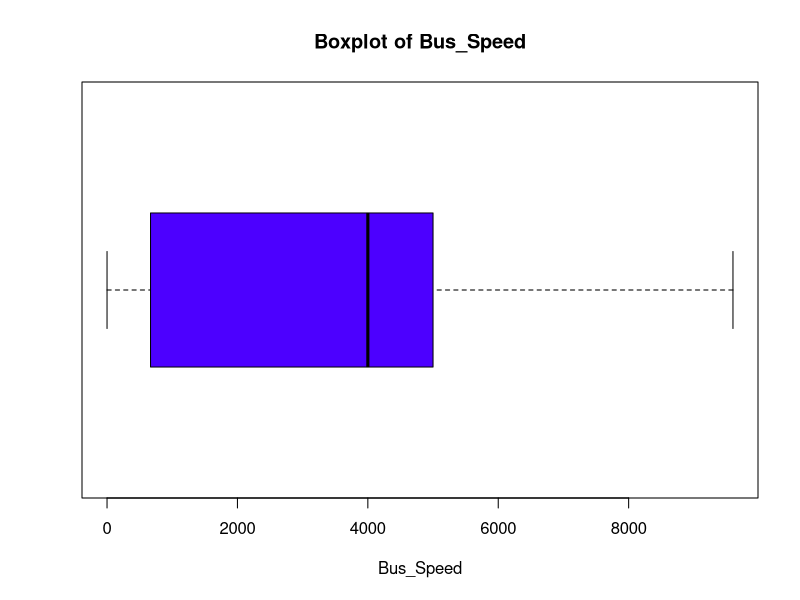
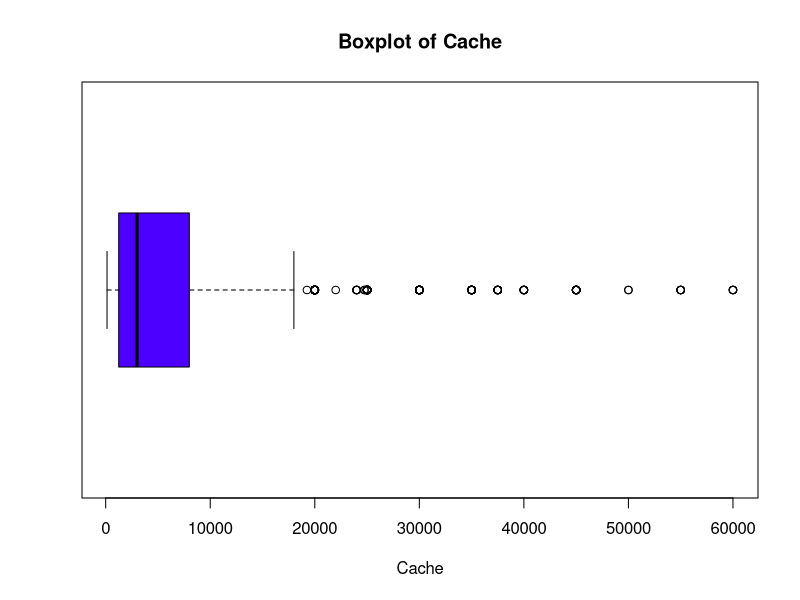
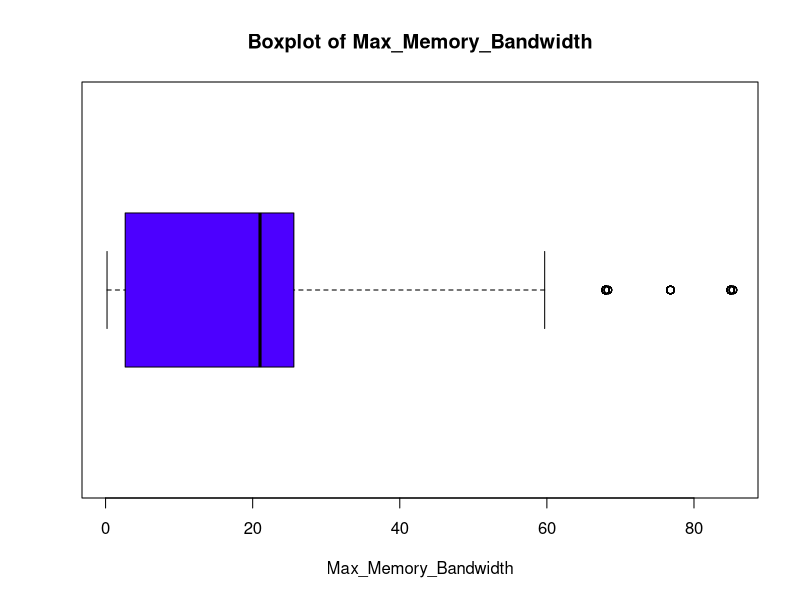
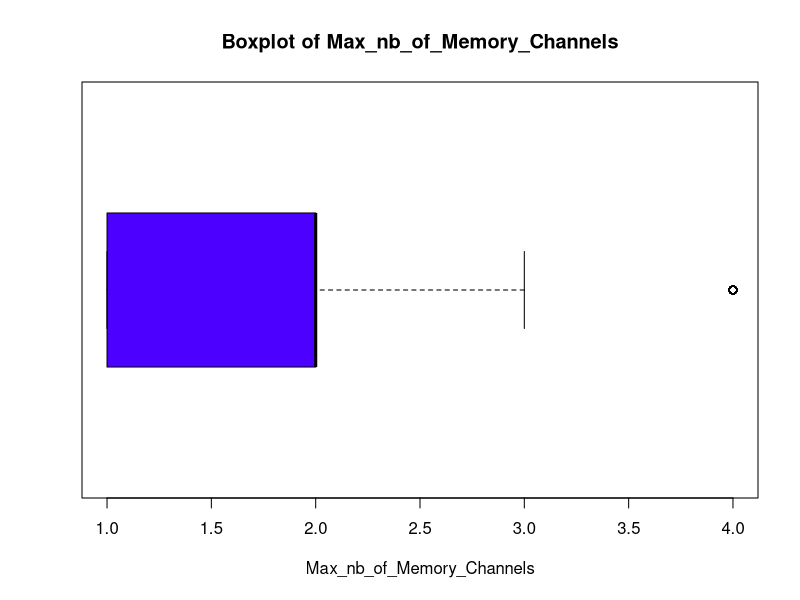
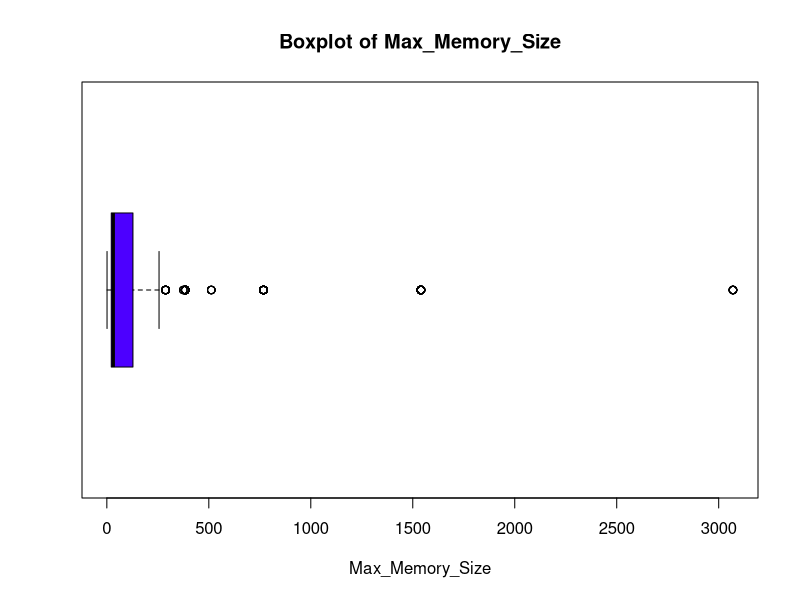
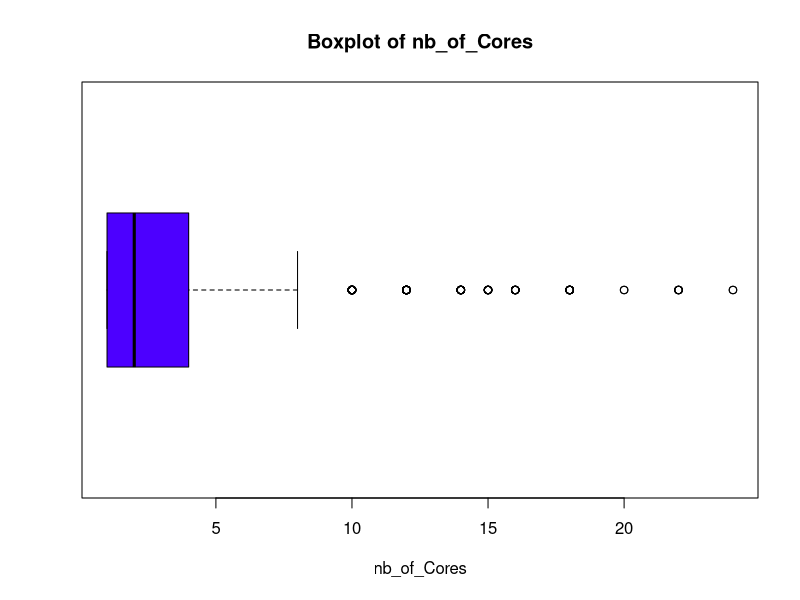
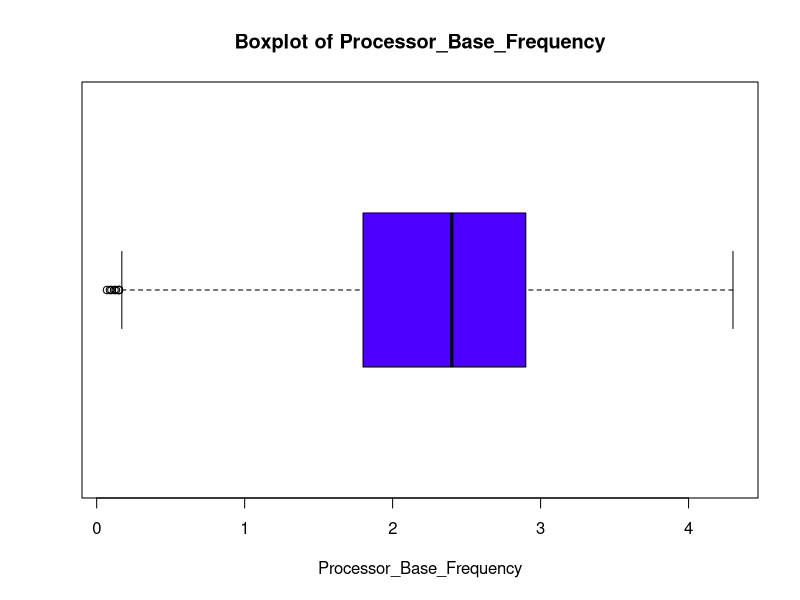
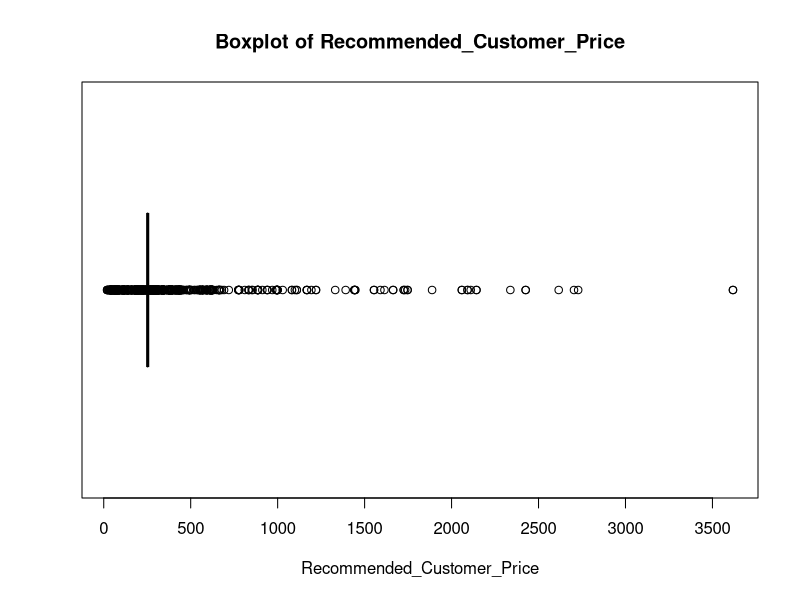

These figures' R source, in order: (Note: this script raises an error after producing the figures.)
# INSTALL PACKAGE
# install.packages("tidyr")
# install.packages("dplyr")
# install.packages("stringr")
# install.packages("statip")

# ---------------------------
# Includes
library(tidyr)
library(stringr)
library(dplyr)
library(statip)

# ---------------------------
# User Function
# ---------------------------
### CLEAN FUNCTIONS ###
# Brief: Remove "empty" rows from the table
# Arguments: data - table data; column_names - working column
# e.g: new_data <- CleanData_rm(new_data, Product_Collection)
CleanData_rm <- function(data, column_name) {
  data %>% filter( # Loc tat ca cac dong thoa man dieu kien
    # {{ vec }} acts as a placeholder
    # for any column name as arg
    !is.na({{ column_name }}) &
      {{ column_name }} != "N/A" &
      {{ column_name }} != ""
  )
}
# Brief: Fill the missing values by average values
# Arguments: data - table data; column_name - working column
# e.g: new_data <- CleanData_f_avr(new_data, Product_Collection)
CleanData_f_avr <- function(data, column_name) {
  data %>%
    mutate({{ column_name }} := ifelse(
      {{ column_name }} %in% c(NA, "N/A", ""),
      # na.rm: Skip the NA value in column_name
      {{ column_name }} %>%
        get_num() %>%
        mean(na.rm = TRUE),
      # else do nothing
      {{ column_name }}
    ))
}
# Brief: Fill the missing values by same Sample_Vector name
# Arguments: data - table data; column_names - working column;
#             sample_column_name - column to fill based on same value
# e.g: new_data <- CleanData_f_name(new_data, Cache, Product_Collection)
CleanData_f_name <- function(data, column_name, sample_column_name) {
  data %>%
    # groups the data frame by the sample column.
    group_by({{ sample_column_name }}) %>%
    mutate({{ column_name }} := ifelse(
      {{ column_name }} %in% c(NA, "N/A", ""),
      # Replace NA values with the first non-NA value from
      # the sample column.
      first({{ column_name }}[
        !is.na({{ column_name }}) &
          {{ column_name }} != "N/A" &
          {{ column_name }} != ""
      ]),
      # else just keep its value
      {{ column_name }}
    )) %>%
    ungroup()
}
# Brief: Fill the missing values by average of Sample_Vector name
# Arguments: data - table data; column_names - working column;
#             sample_column_name - column to fill based on same value
# e.g: new_data <- CleanData_f_name_avr(new_data, Cache, Product_Collection)
CleanData_f_name_avr <- function(data, column_name, sample_column_name) {
  data %>%
    # groups the data frame by the sample column.
    group_by({{ sample_column_name }}) %>%
    mutate({{ column_name }} := ifelse(
      {{ column_name }} %in% c(NA, "N/A", ""),
      # Replace NA values with the first non-NA value from
      # the sample column.
      {{ column_name }} %>%
        get_num() %>%
        mean(na.rm = TRUE),
      # else just keep its value
      {{ column_name }}
    )) %>%
    ungroup()
}
#-----------------
# Brief: Fill the missing values by the most repeated value
#         of Sample_Vector name
# Arguments: data - table data; column_names - working column;
#             sample_column_name - column to fill based on same value
# e.g: new_data <- CleanData_f_name_mod(new_data, Cache, Product_Collection)
CleanData_f_name_mod <- function(data, column_name, sample_column_name) {
  data %>%
    # groups the data frame by the sample column.
    group_by({{ sample_column_name }}) %>%
    mutate({{ column_name }} := ifelse(
      {{ column_name }} %in% c(NA, "N/A", ""),
      {{ column_name }} %>%
        get_num() %>%
        mfv1(na_rm = TRUE),
      {{ column_name }}
    )) %>%
    ungroup()
}
#-----------------
### OUTLIER ###
# Define: an outlier if it is 1.5 times the interquartile range greater than the
# third quartile (Q3) or 1.5 times the interquartile range less than the first
# quartile (Q1).
# Brief: Find the outlier of the data
# Arguments: data - data table
#             column_name - access data column name
# e.g: outlier_cache <- outlier_finder(new_data, Cache)
outlier_finder <- function(data, column_name) {
  # Convert into a string
  column_name <- deparse(substitute(column_name))
  # Calc quartile values
  q1 <- quantile(data[[column_name]], 0.25, na.rm = TRUE)
  q3 <- quantile(data[[column_name]], 0.75, na.rm = TRUE)
  iqr <- q3 - q1
  data %>%
    subset(
      data[[column_name]] < (q1 - 1.5 * iqr) |
        data[[column_name]] > (q3 + 1.5 * iqr)
    )
}
### CONVERT FUNCTIONS ###
# Brief: Convert data into number
# Arguments: x - data to convert
# e.g: new_data$col_to_convert <- sapply(new_data$col_to_convert, get_num)
get_num <- function(x) {
  x %>%
    str_extract("[\\d]*[.]?[\\d]+") %>% # Get the first number
    as.numeric(na.rm = TRUE) # covert into number
}
#-----------------
# Brief: Convert data into same unit (Mega)
# Arguments: x - data to convert
# e.g: new_data$col_to_convert <- sapply(new_data$col_to_convert, unit_to_M )
unit_to_M <- function(x) {
  # Check if the input is numeric (why do you use this function)
  if (is.numeric(x)) {
    return(x)
  }
  num <- get_num(x)
  # Determine the conversion factor based on the unit
  unit <- x %>%
    gsub("[0-9. ]", "", .) %>% # remove all number digits
    substr(1, 1) %>% # get the first letter
    toupper() # uppercase the unit
  fac <- switch(unit,
    K = 1 / 1000, # kHz to MHz
    M = 1, # MHz to MHz
    G = 1000, # GHz to MHz
    T = 1000000, # THz to MHz
    1 # Default: MHz
  )
  return(num * fac)
}
SizeMemory <- function(x) {
  if (is.numeric(x)) {
    return(x)
  } else if (grepl("K", x)) {
    y <- 0.000001
  } else if (grepl("M", x)) {
    y <- 0.001
  } else if (grepl("G", x)) {
    y <- 1
  } else if (grepl("T", x)) {
    y <- 1000
  } else {
    y <- 1
  }
  return(y * get_num(x))
}
CacheMapper <- function(x) {
  if (is.numeric(x)) {
    return(x)
  } else if (grepl("K", x)) {
    y <- 1
  } else if (grepl("M", x)) {
    y <- 1000
  } else if (grepl("G", x)) {
    y <- 1000000
  } else if (grepl("T", x)) {
    y <- 1000000000
  } else {
    y <- 1
  }
  return(y * get_num(x))
}
#-----------------
#################################
#       Data Pre-processing
#################################
# ---------------------------
# Read data
data <- read.csv("Data//Intel_CPUs.csv")
# ---------------------------
# Extract data
new_data <- data[, c(
  "Product_Collection",
  "Vertical_Segment",
  "Launch_Date",
  "Bus_Speed",
  "Cache",
  "Lithography",
  "Max_Memory_Bandwidth",
  "Max_nb_of_Memory_Channels",
  "Max_Memory_Size",
  "nb_of_Cores",
  "Processor_Base_Frequency",
  "Recommended_Customer_Price",
  "TDP",
  "DirectX_Support",
  "PCI_Express_Revision"
)]
str(new_data)
# ---------------------------
### PROCESSING MISSING DATA ###
# Count missing data on new data label
missing_data <- new_data %>%
  sapply(
    function(x) {
      sum(
        x %>% is.na() | x %>% sapply(is.null) |
          x %>% sapply(function(x) (x == "" | x == "N/A"))
      )
    }
  ) %>%
  print()
# Count missing data frequency
missing_data_frequency <- missing_data %>%
  `/`(nrow(new_data)) %>%
  print()
# ---------------------------
### Product_Collection ###
new_data$Product_Collection <- gsub("[^a-zA-Z0-9/// ]", "",
  new_data$Product_Collection,
  ignore.case = TRUE
)
# ---------------------------
### Launch_Date ###
years <- as.numeric(gsub("[^0-9]", "", new_data$Launch_Date)) %% 100
quart <- get_num(new_data$Launch_Date)
new_data$Launch_Date <- ifelse(years <= 22, years + 2000, years + 1900) + (3 * quart - 1) / 12
new_data <- CleanData_f_name_mod(new_data, Launch_Date, Product_Collection)

### Bus_Speed ###
# UNIT: MHz
# Transfer per second to MHz
tmp <- separate(new_data,
  col = Bus_Speed,
  into = c("Bus_Speed", "Speed_Unit", "Bus_Type"),
  sep = " ",
  fill = "right"
)
new_data$Bus_Speed <- sapply(new_data$Bus_Speed, unit_to_M)
new_data <- new_data %>%
  CleanData_f_name_mod(Bus_Speed, Product_Collection)

new_data$Max_nb_of_Memory_Channels <- ifelse(tmp$Bus_Type == "FSB",
  1,
  new_data$Max_nb_of_Memory_Channels
)
new_data$Max_Memory_Bandwidth <- ifelse(tmp$Bus_Type == "FSB",
  new_data$Bus_Speed * 4 / 1000,
  new_data$Max_Memory_Bandwidth
)
rm(tmp)
# ---------------------------
### Max_nb_of_Memory_Channels ###
# UNIT: None
new_data <- new_data %>%
  mutate(
    Max_nb_of_Memory_Channels = sapply(Max_nb_of_Memory_Channels, get_num)
  ) %>%
  CleanData_f_name_mod(Max_nb_of_Memory_Channels, Product_Collection) %>%
  CleanData_rm(Max_nb_of_Memory_Channels)
# ---------------------------
### Max Memory Bandwidth ###
# UNIT: GB/s
new_data <- new_data %>%
  mutate(
    Max_Memory_Bandwidth = sapply(Max_Memory_Bandwidth, get_num)
  ) %>%
  CleanData_f_name_mod(Max_Memory_Bandwidth, Product_Collection) %>%
  CleanData_rm(Max_Memory_Bandwidth)
# ---------------------------
### Cache ###
# UNIT: KB
# Transfer per second to KB
new_data$Cache <- sapply(new_data$Cache, CacheMapper)
new_data <- CleanData_f_name_avr(new_data, Cache, Product_Collection)
new_data <- CleanData_rm(new_data, Cache)
# ---------------------------
### Max_Memory_Size ###
# UNIT: GB
# Transfer per second to GB
new_data$Max_Memory_Size <- sapply(new_data$Max_Memory_Size, SizeMemory)
new_data <- CleanData_f_name_avr(new_data, Max_Memory_Size, Product_Collection)
new_data <- CleanData_rm(new_data, Max_Memory_Size)
# ---------------------------
### TDP ###
# UNIT: W
new_data$TDP <- sapply(new_data$TDP, get_num)
new_data <- CleanData_f_name_mod(new_data, TDP, Product_Collection)
new_data <- CleanData_rm(new_data, TDP)
# ---------------------------
### Processor_Base_Frequency ###
# UNIT: GHz
new_data$Processor_Base_Frequency <- sapply(new_data$Processor_Base_Frequency, SizeMemory)
new_data$Processor_Base_Frequency <- round(new_data$Processor_Base_Frequency, digits = 2)
new_data <- CleanData_f_name_mod(new_data, Processor_Base_Frequency, Product_Collection)
# ---------------------------
### PCI_Express_Revision ###
# UNIT: None
new_data <- new_data %>%
  mutate(
    PCI_Express_Revision = sapply(PCI_Express_Revision, get_num)
  ) %>%
  CleanData_f_name_mod(PCI_Express_Revision, Product_Collection)
# ---------------------------
### DirectX_Support ###
# UNIT: None
new_data <- new_data %>%
  mutate(
    DirectX_Support = sapply(DirectX_Support, get_num)
  ) %>%
  CleanData_f_name_mod(DirectX_Support, Product_Collection)
# ---------------------------
# Loc gia tri khong phu hop o cot PCI_Express_Revision va DirectX_Support#
check_PCI_Express_Revision <- function(x) {
  x <- get_num(x)
  return(pmin(pmax(x, 1.0), 6.0))
} # Loc cot PCI_Express_Revision
check_DirectX_Support <- function(x) {
  x <- get_num(x)
  return(pmin(pmax(x, 1.0), 12.2))
} # Loc cot DirectX_Support
new_data <- new_data %>%
  mutate(
    PCI_Express_Revision = sapply(PCI_Express_Revision, check_PCI_Express_Revision),
    PCI_Express_Revision = replace_na(as.character(PCI_Express_Revision), "0"),
    DirectX_Support = sapply(DirectX_Support, check_DirectX_Support),
    DirectX_Support = replace_na(as.character(DirectX_Support), "0")
  ) # Loc va xoa cac gia tri khong phu hop
# ---------------------------
### nb_of_Cores ###
# Do_nothing
# ---------------------------
### Recommended_Customer_Price ###
new_data$Recommended_Customer_Price <- gsub("\\$", "", new_data$Recommended_Customer_Price)
new_data$Recommended_Customer_Price <- ifelse(new_data$Recommended_Customer_Price == "N/A", NA, new_data$Recommended_Customer_Price)
new_data$Recommended_Customer_Price <- sapply(new_data$Recommended_Customer_Price, function(x) {
  sep <- stringr::str_locate(x, "-")[, 1]
  if (is.na(sep)) {
    x
  } else {
    as.character(round(median(as.integer(stringr::str_sub(x, c(1L, sep + 1), c(sep - 1, -1L))))))
  }
})
new_data$Recommended_Customer_Price <- gsub(".00", "", new_data$Recommended_Customer_Price)
new_data$Recommended_Customer_Price <- as.numeric(new_data$Recommended_Customer_Price)

price_medium <- sum(new_data$Recommended_Customer_Price, na.rm = TRUE)
price_medium <- price_medium / 1301
new_data$Recommended_Customer_Price <- tidyr::replace_na(new_data$Recommended_Customer_Price, price_medium)
new_data$Recommended_Customer_Price <- new_data$Recommended_Customer_Price
### Lithography ###
# UNIT: mm
new_data <- new_data %>%
  mutate(
    Lithography = sapply(Lithography, get_num)
  ) %>%
  CleanData_f_name_mod(Lithography, Product_Collection) %>%
  CleanData_rm(Lithography)
# ---------------------------
#################################
#       Descriptive statistics
#################################
# ---------------------------
### Summary statistics ###
#  !Add more specific
summary_stats <- new_data[, c(
  "Bus_Speed",
  "Cache",
  "Max_Memory_Bandwidth",
  "Max_nb_of_Memory_Channels",
  "Max_Memory_Size",
  "nb_of_Cores",
  "Processor_Base_Frequency",
  "Recommended_Customer_Price",
  "TDP"
)]
Mean <- apply (summary_stats ,2 , mean ) 			# Tinh trung binh
SD <- apply (summary_stats ,2 , sd) 				# Tinh do lech chuan
Median <- apply (summary_stats ,2 , median ) 		# Tinh trung vi
Q1 <- apply (summary_stats ,2 , quantile , probs =0.25) 	# Tinh phan vi 25% (Q1)
Q3 <- apply (summary_stats ,2 , quantile , probs =0.75) 	# Tinh phan vi 75% (Q3)
Min <- apply (summary_stats ,2 , min ) 			# Tinh gia tri nho nhat
Max <- apply (summary_stats ,2 , max ) 			# Tinh gia tri lon nhat
#Tao dataframe
# Tạo một bản sao của tên hàng (rownames) trước khi áp dụng lapply
stats_df <- data.frame(Mean,SD,Q1,Median,Q3,Min,Max)
print(stats_df)
rownames_stats_df <- rownames(stats_df)

# Áp dụng formatC để rút gọn số 0 không cần thiết
stats_df <- data.frame(lapply(stats_df, function(x) formatC(x, format = "f", digits = 4, drop0trailing = TRUE)))

# Gán lại tên hàng ban đầu cho data frame sau khi định dạng
rownames(stats_df) <- rownames_stats_df

# Xem kết quả
print(stats_df)
new_data$Product_Collection<- gsub("[^0-9A-Za-z///' ]","" , new_data$Product_Collection ,ignore.case = TRUE)
new_data <- new_data %>%
  mutate(Product_Collection = gsub('.*Core.*', 'Intel Core Processors', Product_Collection),
         Product_Collection = gsub('.*Celeron.*', 'Intel Celeron Processor', Product_Collection),
         Product_Collection = gsub('.*Pentium.*', 'Intel Pentium Processor', Product_Collection),
         Product_Collection = gsub('.*Atom.*', 'Intel Atom Processors', Product_Collection),
         Product_Collection = gsub('.*Xeon.*', 'Intel Xeon Processors', Product_Collection),
         Product_Collection = gsub('.*Quark.*', 'Intel Quark Processors', Product_Collection),
         Product_Collection = gsub('.*Itanium.*', 'Intel Itanium Processors', Product_Collection))
table(new_data$Product_Collection)
# ---------------------------
### Hist plot ###
# Brief: Create histogram for a given column
# Arguments:  - column_name: working column
#             - name: Name of the column
#             - xlabel: unit of working column
#             - max: maximum value of y axis
# e.g: hist_plot("Bo nho Cache", new_data$Cache, MB, 512)
hist_plot <- function(name, column_name, xlabel, max) {
  hist(column_name,
    main = name,
    xlab = xlabel,
    ylab = "Frequency",
    ylim = c(0, max),
    labels = TRUE,
    breaks = 15,
    col = "lightgreen"
  )
}
# hist_plot("Bo nho Cache", new_data$Cache, "KB", 1500)
# hist_plot("Max_Memory_Size", new_data$Max_Memory_Size, "GB", 2000)
# hist_plot("Bus speed", new_data$Bus_Speed, "MHz", 1500)

### Boxplot ###
for (i in colnames(summary_stats)) {
  boxplot(new_data[[i]],
    xlab = i,
    col = topo.colors(10),
    main = paste("Boxplot of", i),
    horizontal = TRUE
  )
}

for (i in colnames(summary_stats)) {
  if (i != "Launch_Date") {
    boxplot(new_data[[i]] ~ new_data$Launch_Date,
      xlab = "Launch_Date",
      ylab = i,
      col = topo.colors(10),
      main = paste("Boxplot of", i, "with release date")
    )
  }
}

for (i in colnames(summary_stats)) {
  if (i != "Recommended_Customer_Price") {
    boxplot(new_data[[i]] ~ new_data$Recommended_Customer_Price,
      xlab = i,
      ylab = "Recommended Customer Price",
      col = topo.colors(10),
      main = paste("Boxplot of", i, "with recommended price"),
      horizontal = TRUE
    )
  }
}
########################ANOVA#############
      print(name_table <- table(new_data$nb_of_Cores))
new_data_filtered <- new_data[new_data$nb_of_Cores %in% names(name_table[name_table > 50]), ]
print(name_table_filterd <- table(new_data_filtered$nb_of_Cores))
cores_1 <- subset(new_data_filtered, nb_of_Cores == "1")
shapiro.test(cores_1$Recommended_Customer_Price)
cores_2 <- subset(new_data_filtered, nb_of_Cores == "2")
shapiro.test(cores_2$Recommended_Customer_Price)
cores_4 <- subset(new_data_filtered, nb_of_Cores == "4")
shapiro.test(cores_4$Recommended_Customer_Price)
cores_6 <- subset(new_data_filtered, nb_of_Cores == "6")
shapiro.test(cores_6$Recommended_Customer_Price)
cores_8 <- subset(new_data_filtered, nb_of_Cores == "8")
shapiro.test(cores_8$Recommended_Customer_Price)
aov1 <- aov(Recommended_Customer_Price~as.factor(nb_of_Cores), new_data_filtered)
summary(aov1)
TukeyHSD(aov1)
frame()
plot.new()

##Setup and push viewport
vp0 <- viewport(x = .15, y = 0, just = c("left", "bottom"),
                width = .85, height = 1)
pushViewport(vp0)

##Add barplot
par(new = TRUE, fig = gridFIG())
plot(TukeyHSD(aov1), las = 1)
